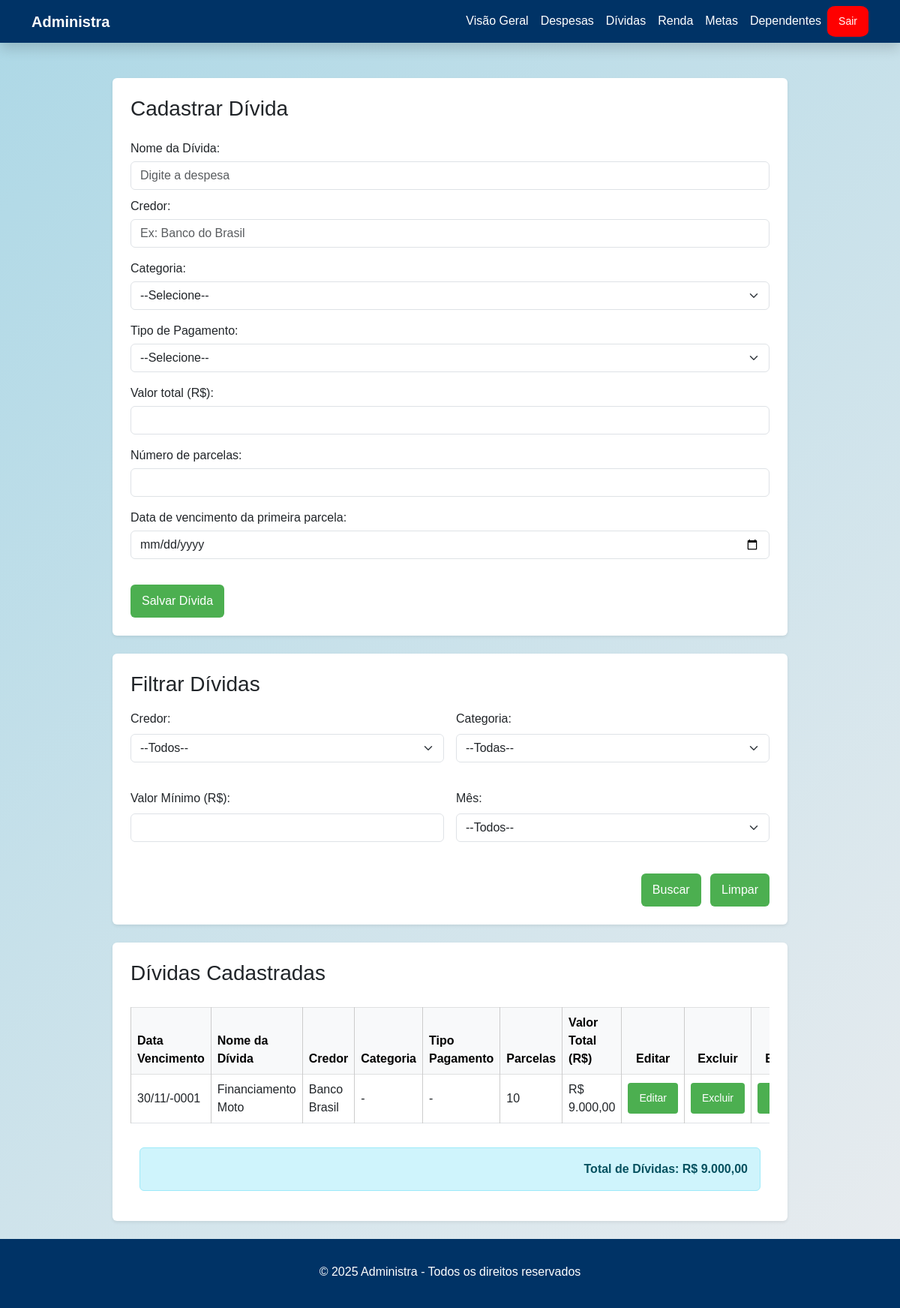
Before: /PHP/divida.php (signed in) with the older database file.
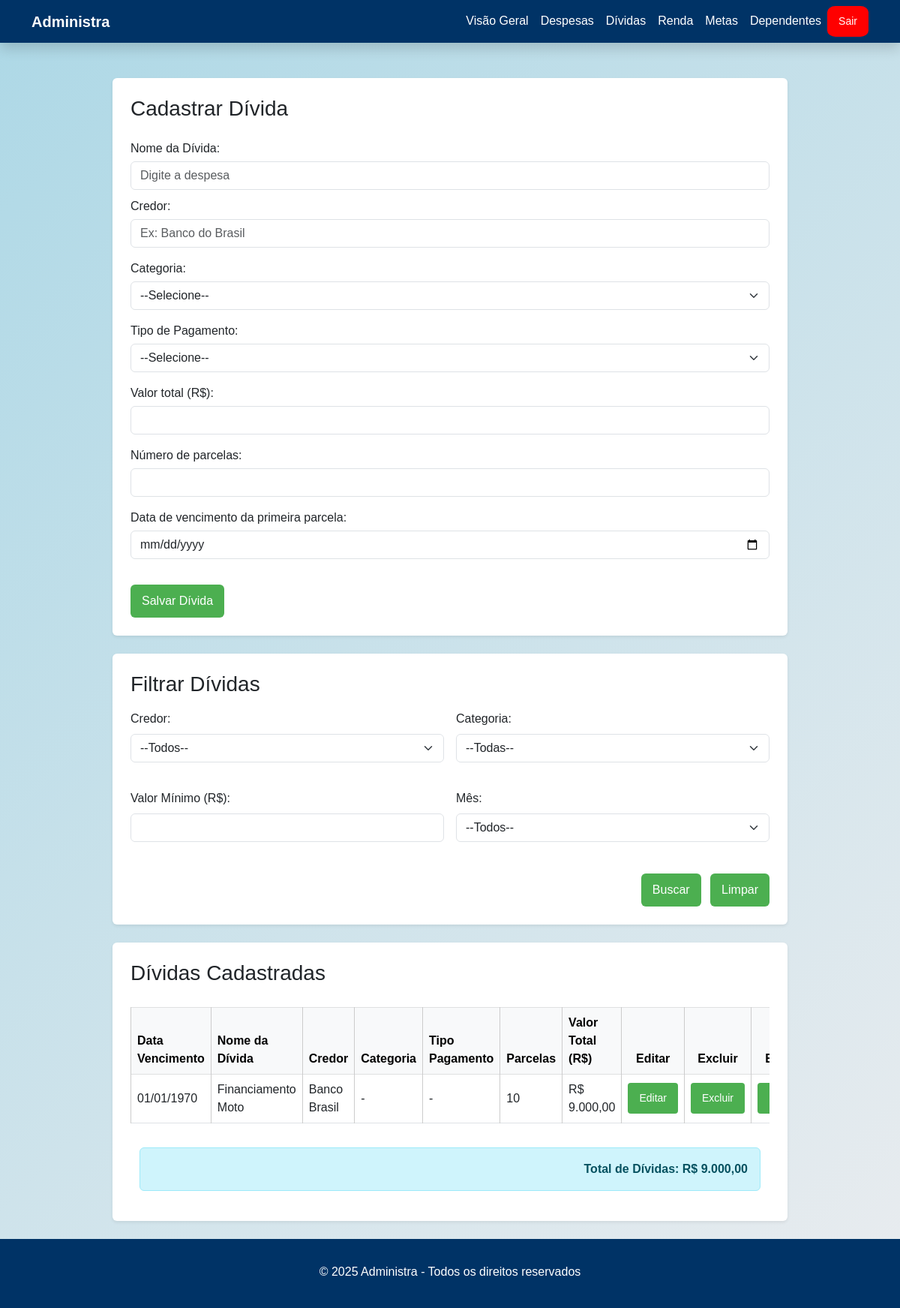
After: the same page with the newer database file.
### tables this page shows
CREATE TABLE Divida (
	id_divida INT AUTO_INCREMENT PRIMARY KEY,
	nome_divida VARCHAR(50),
	valor_divida DECIMAL(10,2),
    credor varchar(100),
	data_vencimento DATE,
    mes_inicio INT,
    mes_final INT,
    valor_parcela DECIMAL(10,2),
	data_primeira_parcela DATE NOT NULL,
	parcelas INT NOT NULL,
	fk_usuario INT NOT NULL,
	fk_categoria INT NOT NULL,
	fk_tipo_pagamento INT NOT NULL,
	FOREIGN KEY (fk_usuario) REFERENCES Usuario(id_usuario)  ON DELETE CASCADE ON UPDATE CASCADE,
	FOREIGN KEY (fk_tipo_pagamento) REFERENCES TipoPagamento(id_pagamento) ON DELETE CASCADE ON UPDATE CASCADE
	 
);

### PHP/divida.php (the view, shortened to what this page needs)
<?php
include 'conexao.php';
  mysqli_set_charset($conn, 'utf8');
?>
<!DOCTYPE html>
<html lang="pt-BR">
<head>
  <link href="https://cdn.jsdelivr.net/npm/bootstrap@5.3.0/dist/css/bootstrap.min.css" rel="stylesheet" />
  <link href="../CSS/carregando.css" rel="stylesheet" />
  <link rel="stylesheet" href="https://cdn.jsdelivr.net/npm/bootstrap-icons@1.10.5/font/bootstrap-icons.css" />
  <link href="../CSS/principal.css" rel="stylesheet" />
</head>
<body style="padding-top: 80px;">
<nav class="navbar navbar-expand-lg navbar-dark bg-dark fixed-top shadow">
  <div class="container">
  <a class="navbar-brand fw-bold" href="">Administra</a>
    <div class="collapse navbar-collapse" id="navbarNav">
      <ul class="navbar-nav ms-auto">
        <li class="nav-item">
            <a class="nav-link" href="visaoGeral.php">Visão Geral</a>
        </li>
       <li class="nav-item">
            <a class="nav-link" href="despesa.php">Despesas</a>
        </li>
        <li class="nav-item">
            <a class="nav-link" href="divida.php">Dívidas</a>
        </li>
        <li class="nav-item">
            <a class="nav-link" href="renda.php">Renda</a>
        </li>
        <li class="nav-item">
            <a class="nav-link" href="meta.php">Metas</a>
        </li>
        <li class="nav-item">
          <a class="nav-link" href="dependente.php">Dependentes</a>
        </li>
            <form action='sair.php' method='POST' style='display:inline;'>
            <button type='submit' class='btn btn-danger btn-sm' Style='Background-color:Red; Border-radius: 20%'>Sair</button>
          </form>
      </ul>
    </div>
  </div>
</nav>
<?php
	$id = $_SESSION['ID_USER'];
    echo"
    <div class='container mt-4'>
      <div class='form-section bg-white p-4 rounded shadow-sm'>
        <h3>Cadastrar Dívida</h3>
        <form class='form' action='../PHP/cadastraDivida.php' method='post'>
        <label for='despesa' class='mt-3'>Nome da Dívida:</label>
        <input type='text' name='txtnomedivida' id='despesa' class='form-control' rows='3' placeholder='Digite a despesa'></input>
          <label for='pessoa'>Credor:</label>
          <input type='text' name='txtCredor' id='novaCategoria' class='form-control' placeholder='Ex: Banco do Brasil' />
          <label for='categoria' class='mt-3'>Categoria:</label>
          <select name='txtCategoria' id='categoria' class='form-select' required>
            <option value=''>--Selecione--</option>
    ";
        echo "
            <option value='Outra'>Outra...</option>
            </select>
            <div id='novaCategoriaWrapper' class='mt-2' style='display: none;'>
            <label for='novaCategoria'>Digite a nova categoria:</label>
            <input type='text' name='txtNovaCategoria' id='novaCategoria' class='form-control' placeholder='Ex: Educação, Saúde...' />
            </div>
        ";
        echo "
            <label for='tipoPagamento' class='mt-3'>Tipo de Pagamento:</label>
            <select name='txtTipoPagamento' id='tipoPagamento' class='form-select' required>
            <option value=''>--Selecione--</option>
            ";
                echo "
                    <option value='Outro'>Outro...</option>
                    </select>
                    <div id='novoTipoWrapper' class='mt-2' style='display: none;'>
                    <label for='novoTipo'>Digite o novo tipo de pagamento:</label>
                    <input type='text' name='txtNovoTipoPagamento' id='novoTipo' class='form-control' placeholder='Ex: Transferência Internacional' />
                    </div>
        ";
        echo"
                <label for='valor' class='mt-3'>Valor total (R$):</label>
                <input type='number' name='numValor' id='valor' class='form-control' min='0' step='0.01' required />
                <label for='parcelas' class='mt-3'>Número de parcelas:</label>
                <input type='number' name='numParcelas' id='parcelas' class='form-control' min='1' required />
                <label for='data' class='mt-3'>Data de vencimento da primeira parcela:</label>
                <input type='date' name='txtData' id='data' class='form-control' required />
                <button type='submit' class='btn btn-success mt-4'>Salvar Dívida</button>
            </form>
          </div>
";
?>
<div class="container mt-4">
  <div class="form-section bg-white p-4 rounded shadow-sm">
    <h3>Filtrar Dívidas</h3>
    <form id="filtro" class="row g-3">
      <div class="col-md-6">
        <label for="filtroPessoa" class="form-label">Credor:</label>
        <select id="filtroPessoa" class="form-select">
          <option value="">--Todos--</option>
        </select>
      </div>
      <div class="col-md-6">
        <label for="filtroCategoria" class="form-label">Categoria:</label>
        <select id="filtroCategoria" class="form-select">
          <option value="">--Todas--</option>
        </select>
      </div>
      <div class="col-md-6">
        <label for="filtroValor" class="form-label">Valor Mínimo (R$):</label>
        <input type="number" id="filtroValor" class="form-control" min="0" step="0.01" />
      </div>
      <div class="col-md-6">
       <label for="filtroMes" class="form-label">Mês:</label>
      <select id="filtroMes" class="form-select">
        <option value="">--Todos--</option>
      </select>
      </div>
      <div class="col-12 text-end">
        <button type="submit" class="btn btn-primary mt-3">Buscar</button>
        <button type="button" id="limparFiltros" class="btn btn-secondary mt-3 ms-2">Limpar</button>
      </div>
    </form>
  </div>
</div>
<?php
$selectDividas = "SELECT d.*, c.nome_categoria, tp.nome_pagamento
                  FROM divida d
                  LEFT JOIN categoriaDivida c ON d.fk_categoria = c.id_categoria
                  LEFT JOIN tipopagamento tp ON d.fk_tipo_pagamento = tp.id_pagamento
                  WHERE d.fk_usuario = $id
                  ORDER BY d.data_vencimento ASC";
$queryDividas = mysqli_query($conn, $selectDividas);
echo "
<div class='container mt-4'>
  <div class='form-section bg-white p-4 rounded shadow-sm'>
    <h3>Dívidas Cadastradas</h3>
    <div class='table-responsive'>
    <table id='tabelaDividas' class='table table-bordered align-middle'>
        <thead class='table-light'>
          <tr>
            <th>Data Vencimento</th>
            <th>Nome da Dívida</th>
            <th>Credor</th>
            <th>Categoria</th>
            <th>Tipo Pagamento</th>
            <th>Parcelas</th>
            <th>Valor Total (R$)</th>
            <th class='text-center'>Editar</th>
            <th class='text-center'>Excluir</th>
            <th class='text-center'>Exibir</th>
          </tr>
        </thead>
        <tbody>
";
$totalDividas = 0;
while ($divida = mysqli_fetch_assoc($queryDividas)) {
    $dataVencimento = date("d/m/Y", strtotime($divida['data_vencimento']));
    $nomeDivida = htmlspecialchars($divida['nome_divida']);
    $credor = htmlspecialchars($divida['credor']);
    $categoria = $divida['nome_categoria'] ?? '-';
    $tipoPagamento = $divida['nome_pagamento'] ?? '-';
    $parcelas = $divida['parcelas'];
    $idDivida = $divida['id_divida'];
    $valor = number_format($divida['valor_divida'], 2, ',', '.');
    $totalDividas += $divida['valor_divida'];
    $jsIdDivida = $idDivida;
    $jsValorDivida = $divida['valor_divida'];
    $jsParcelas = $divida['parcelas'];
    $jsDataVencimento = $divida['data_primeira_parcela'];
    $jsNomeDivida = addslashes($divida['nome_divida']);
    echo "
    <tr>
      <td>{$dataVencimento}</td>
      <td>{$nomeDivida}</td>
      <td>{$credor}</td>
      <td>{$categoria}</td>
      <td>{$tipoPagamento}</td>
      <td>{$parcelas}</td>
      <td>R$ {$valor}</td>
      <td class='text-center'>
        <button
          type='button'
          class='btn btn-warning btn-sm'
          onclick='abrirModalEdicao({$idDivida},
            \"".addslashes($nomeDivida)."\",
            \"".addslashes($credor)."\",
            \"{$divida['fk_categoria']}\",
            \"{$divida['fk_tipo_pagamento']}\",
            \"{$parcelas}\",
            \"{$divida['valor_divida']}\",
            \"{$divida['data_vencimento']}\")'>
          Editar
        </button>
      </td>
      <td class='text-center'>
        <form action='excluiDivida.php' method='POST' onsubmit='return confirm(\"Deseja realmente excluir esta dívida?\");'>
          <input type='hidden' name='idDivida' value='{$idDivida}'>
          <button type='submit' class='btn btn-danger btn-sm'>Excluir</button>
        </form>
      </td>
      <td class='text-center'>
        <button
          type='button'
          class='btn btn-info btn-sm'
          onclick=\"exibirParcelas({$jsIdDivida}, {$jsValorDivida}, {$jsParcelas}, '{$jsDataVencimento}', '{$jsNomeDivida}')\">
          Exibir
        </button>
      </td>
    </tr>
    ";
}
      $valorTotalFormatado = number_format($totalDividas, 2, ',', '.');
      echo " </tbody>
            </table>
          </div>
      <div class='container mt-3'>
        <div class='alert alert-info text-end fw-bold'>
            Total de Dívidas: R$ $valorTotalFormatado
        </div>
      </div>
      </div>
      ";
      echo"
            </div>
        </div>
      ";
?>
  <footer class="mt-4">
  <div class="container text-center">
    <p class="mb-1">© 2025 Administra - Todos os direitos reservados</p>
  </div>
  </footer>
</body>
</html>

### CSS/carregando.css (style rules this page uses)
body { margin: 0; padding: 0; background: linear-gradient(135deg, lightblue, #e9ecef); height: 100vh; font-family: 'Segoe UI', sans-serif; }

### CSS/principal.css (style rules this page uses)
body { font-family: Arial, sans-serif; margin: 0; padding-top: 80px; background-color: lightblue; }
html, body { height: 100%; margin: 0; display: flex; flex-direction: column; }
body > .container { flex: 1 0 auto; }
.navbar { background-color: #003366 !important; }
.navbar .navbar-brand, .navbar .nav-link { color: #ffffff !important; }
.form-section, .consulta-section { background-color: #fff; padding: 20px; border-radius: 8px; max-width: 900px; margin: auto; box-shadow: 0 0 10px rgba(0,0,0,0.1); }
label { display: block; margin: 10px 0 5px; }
input, select { width: 100%; padding: 8px; margin-bottom: 10px; box-sizing: border-box; }
button, .btn { padding: 10px 15px; background-color: #4CAF50; color: white; border: none; cursor: pointer; }
table { width: 100%; border-collapse: collapse; margin-top: 20px; }
th, td { padding: 10px; border: 1px solid #ccc; text-align: left; }
th { background-color: #eee; }
footer { background-color: #003366 !important; color: white; padding: 2rem 0; margin-bottom: auto; }
.form-section { max-height: 1000px; overflow: hidden; display: flex; flex-direction: column; }

Changed rows visible on the page:
changed divida "Financiamento Moto": data_vencimento "30/11/-0001" → "01/01/1970"
